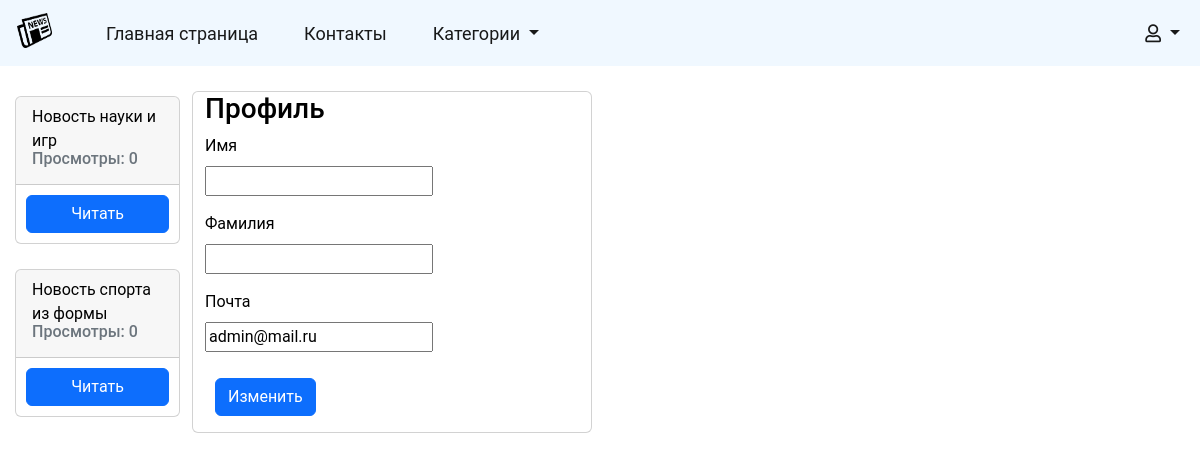
The page /update_profile/1/ on the database as committed earlier.
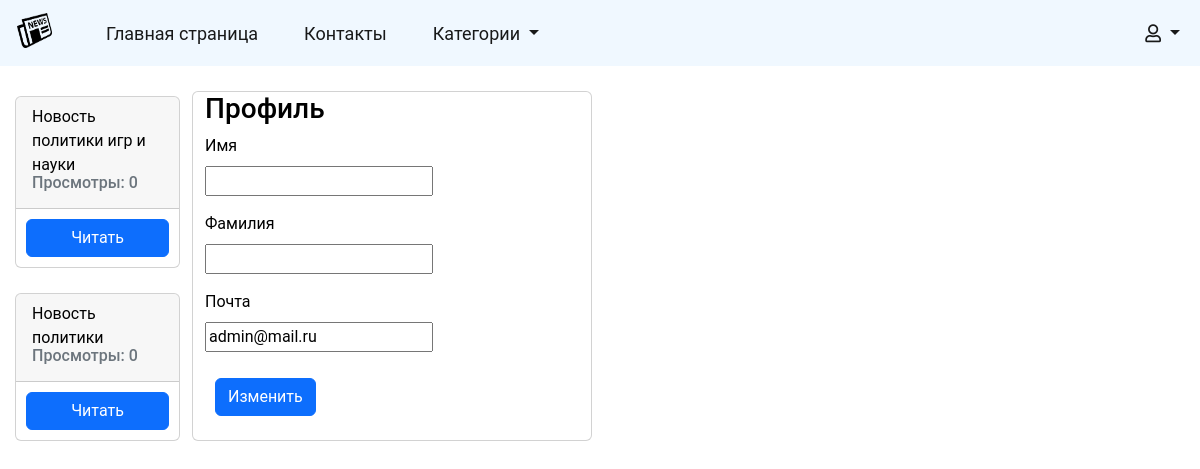
The same page on the database as committed later.
### news/models.py (models this page shows, shortened)
class News (models.Model):
    title = models.CharField(max_length=255, verbose_name='Заголовок')
    slug = models.CharField(max_length=50, unique=True, db_index=True, verbose_name='URL')
    content = models.TextField(verbose_name='Текст новости')
    image = models.ImageField(upload_to='media/%Y/%m/%d/', verbose_name='Изображение')
    date_publication = models.DateTimeField(auto_now_add=True, verbose_name='Дата публикации')
    date_update = models.DateTimeField(auto_now=True, verbose_name='Дата изменения')
    categories = models.ManyToManyField(Category, verbose_name='Категории')
    views = models.IntegerField(default=-1, verbose_name='Просмотры')
    is_published = models.BooleanField(default=True, verbose_name='Опубликовано')
    class Meta:
        verbose_name = 'Новость'
        verbose_name_plural = 'Новости'
    def __str__(self):
        return self.title

### registration/models.py (models this page shows)
class User(AbstractBaseUser, PermissionsMixin):
    email = models.EmailField(verbose_name='Почта',unique=True, db_index=True)
    first_name = models.CharField(max_length=50, verbose_name='Имя')
    last_name = models.CharField(max_length=50, verbose_name='Фамилия')
    is_active = models.BooleanField(default=True, verbose_name='Активный')
    is_superuser = models.BooleanField(default=False, verbose_name='Супер-пользователь')
    is_staff = models.BooleanField(default=False, verbose_name='Работник')
    date_joined = models.DateTimeField(default=timezone.now, verbose_name='Дата присоединения')
    last_login = models.DateTimeField(blank=True, null=True, verbose_name='Дата последнего логина')
    objects = CustomUserManager()
    USERNAME_FIELD = 'email'
    EMAIL_FIELD = 'email'
    REQUIRED_FIELDS = []
    class Meta:
        verbose_name = 'Пользователь'
        verbose_name_plural = 'Пользователи'
    def get_full_name(self):
        return f'{self.first_name} {self.last_name}'

### news/views.py (the view, shortened to what this page needs)
# urls.py: path('update_profile/<int:user_id>/', ProfileUpdate.as_view(), name='ProfileUpdate')
class ProfileUpdate(UpdateView):
    model = User
    form = CreateUserForm
    template_name = 'news/UpdateProfile.html'
    pk_url_kwarg = 'user_id'
    fields = ['first_name', 'last_name', 'email']
    def get_context_data(self, **kwargs):
        context = super().get_context_data(**kwargs)
        context['title'] = 'Профиль'
        return context

### news/models.py (called while the page is built)
    def __str__(self):
        return self.name

### news/templatetags/news_tags.py (called while the page is built)
@register.simple_tag()
def get_categories():
    return Category.objects.all()

@register.simple_tag()
def get_news():
    today = dt.today()
    return News.objects.filter(date_publication__day__lte=today.day).filter(date_publication__day__gte=today.day-5).order_by('-views')[:5]

### news/templates/news/UpdateProfile.html (shortened to what this page needs)
{% extends 'news/base.html' %}
{% block content %}
<div class="card" style="width: 25rem;">
    <div class="col-md-6">
        <h3 id="form-title">{{ title }}</h3>
        <form action="" method="post" enctype="multipart/form-data">
            {% for field in form %}
            <div class="mb-3">
                <label class="form-label">{{ field.label }}</label>
                {{ field }}
            </div>
            {% endfor %}
            <div class="col-auto">
                <button type="submit" class="btn btn-primary mb-3">Изменить</button>
            </div>
        </form>
    </div>
</div>
{% endblock content %}

### news/templates/news/base.html (shortened to what this page needs)
<!DOCTYPE html>
{% load static %}
{% load news_tags %}
{% get_categories as categories %}
{% get_news as news %}
<html lang="en">
<head>
    <link href="https://cdn.jsdelivr.net/npm/bootstrap@5.2.3/dist/css/bootstrap.min.css" rel="stylesheet"
>
    <link rel="stylesheet" href="{% static 'news/css/styles.css' %}">
    <link rel="stylesheet" href="https://use.fontawesome.com/releases/v5.6.1/css/all.css"
>
</head>
<body>
{% block menu %}
<nav class="navbar navbar-expand-lg" style="background-color: #F0F8FF">
    <div class="container-fluid">
        <a class="navbar-brand" href="{% url 'HomePage' %}"><img src="{% static 'news/images/logo.png' %}" alt=""></a>
        <div class="collapse navbar-collapse" id="navbarSupportedContent">
            <ul class="navbar-nav me-auto mb-2 mb-lg-0">
                <li class="nav-item">
                    <a class="nav-link active" aria-current="page" href="{% url 'HomePage' %}">Главная страница</a>
                </li>
                <li class="nav-item">
                    <a class="nav-link active" aria-current="page" href="{% url 'contacts' %}">Контакты</a>
                </li>
                <li class="nav-item dropdown">
                    <a class="nav-link active dropdown-toggle" data-bs-toggle="dropdown" href="#">
                        Категории
                    </a>
                </li>
            </ul>
            <ul class="navbar-nav ms-auto mb-2 mb-lg-0">
                {% if user.is_authenticated %}
                <li class="nav-item dropdown">
                    <a class="nav-link active dropdown-toggle" data-bs-toggle="dropdown" href="#">
                        <i class="far fa-user">{{ user.get_full_name }}</i>
                    </a>
                </li>
                {% endif %}
            </ul>
        </div>
    </div>
</nav>
{% endblock menu %}
<div class="row">
    <div class="col-md-2">
        <div class="topik">
            {% for n in news %}
            <div class="card">
                <div class="card-header">
                    {{ n }}
                    <h6 class="card-subtitle mb-2 text-muted">Просмотры: {{ n.views }}</h6>
                </div>
                <a href="{{ object.get_absolute_url }}" class="btn btn-primary">Читать</a>
            </div>
            {% endfor %}
        </div>
    </div>
    {% block content %}
    {% endblock content %}
    <div class="col-md-2">
    </div>
</div>
</body>
</html>

Rows that differ between the two databases and show on the page:
removed News: title "Новость спорта из формы", views "0"
added News: title "Новость политики игр и науки", views "0"
changed News: title "Новость науки и игр" → "Новость политики"
